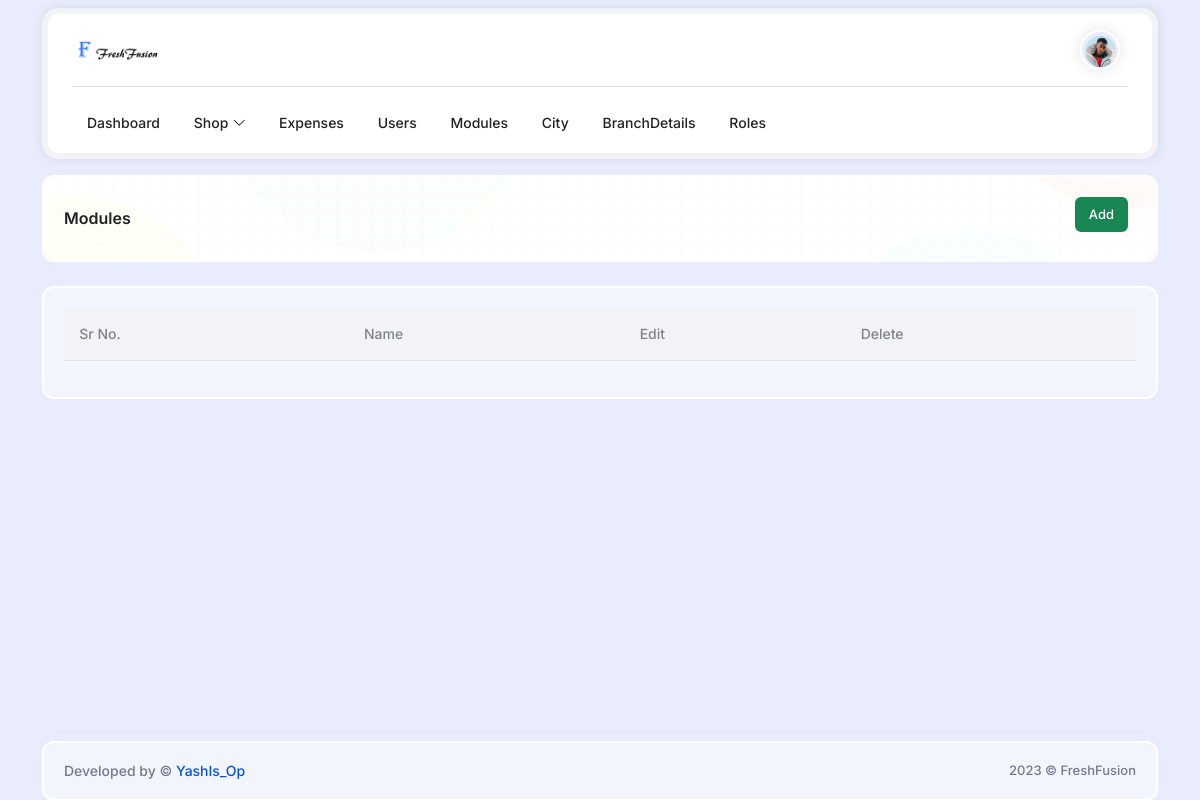
/pages/modules/index.php, run on an earlier commit of the app's database.
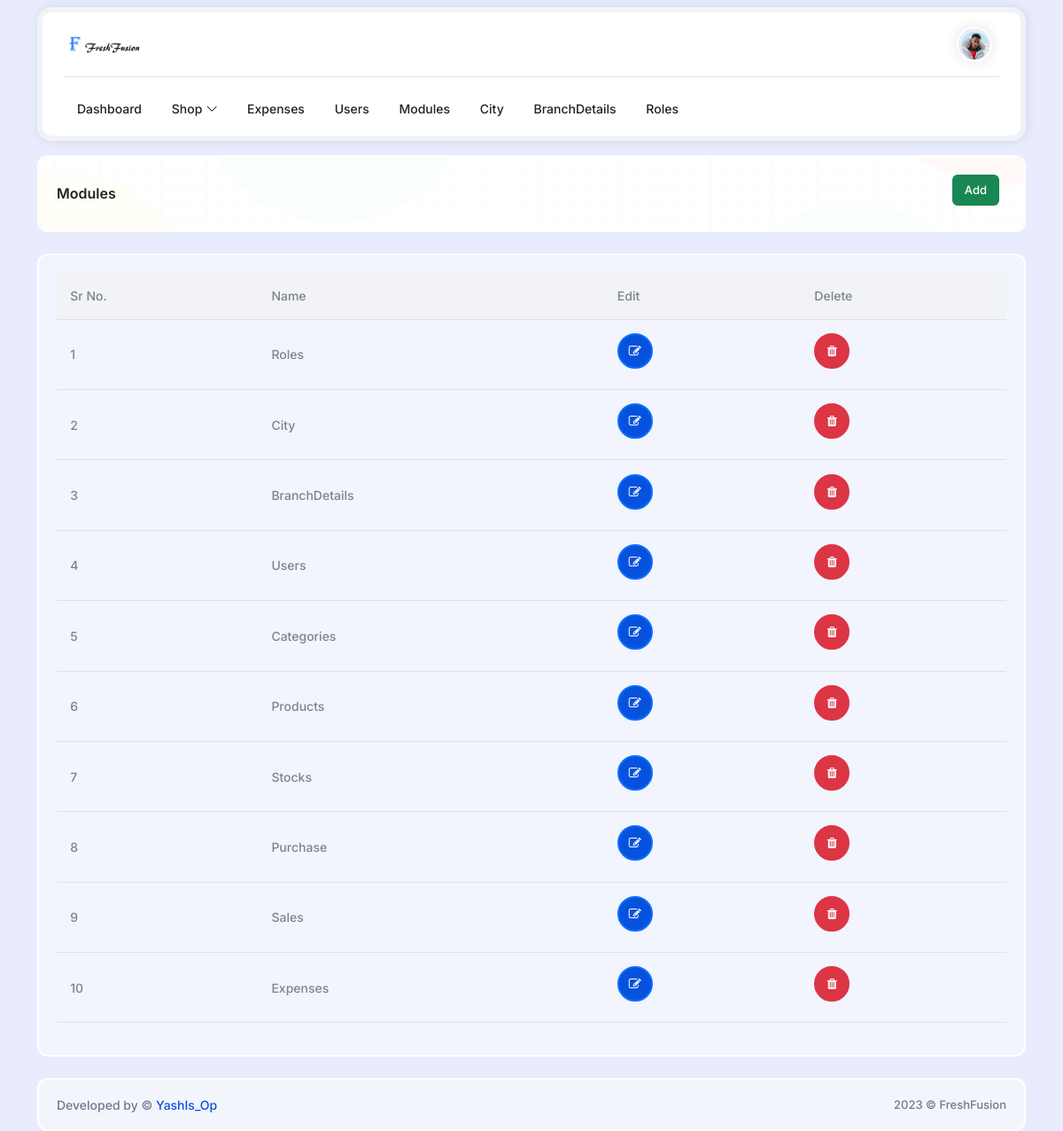
And on a later commit of the database.
### tables this page shows
CREATE TABLE
    `Modules` (
        `Id` INT NOT NULL PRIMARY KEY AUTO_INCREMENT,
        `Name` VARCHAR(255) NOT NULL
    );

### includes/init.php (called while the page is built, shortened)
<?php
$connection = new PDO("mysql:host=localhost;port=3306;dbname=FreshFusion", "root", "");
function urlOf($path)
{
    return BASE_URL . '/' . $path;
}
function select($query, $params = null)
{
    global $connection;
    $statement = $connection->prepare($query);
    $statement->execute($params);
    $rows = $statement->fetchAll(PDO::FETCH_ASSOC);
    return $rows;
}

### pages/modules/index.php (the view, shortened to what this page needs)
<?php
require ('../../includes/init.php');
$modules = select("SELECT * FROM Modules");
$index = 0;
include pathOf('includes/header.php');
include pathOf('includes/navbar.php');
?>
<div class="main-content">
    <div class="content-wraper-area">
        <div class="data-table-area">
            <div class="container">
                <div class="row g-4">
                    <div class="col-12">
                        <div class="card">
                            <div class="card-body card-breadcrumb">
                                <div class="page-title-box d-flex align-items-center justify-content-between">
                                    <h4 class="mb-0">Modules</h4>
                                    <div class="page-title-right">
                                        <ol class="breadcrumb m-0">
                                            <li class="breadcrumb-item active"> <a href="./add"
                                                    class="btn btn-success mb-2 me-2">Add</a> </li>
                                        </ol>
                                    </div>
                                </div>
                            </div>
                        </div>
                    </div>
                    <div class="col-12">
                        <div class="card">
                            <div class="card-body">
                                <table id="selection-datatable" class="table dt-responsive nowrap w-100">
                                    <thead>
                                        <tr>
                                            <th>Sr No.</th>
                                            <th>Name</th>
                                            <th>Edit</th>
                                            <th>Delete</th>
                                        </tr>
                                    </thead>
                                    <tbody>
                                        <?php foreach ($modules as $module): ?>
                                            <tr>
                                                <td><?= $index += 1 ?></td>
                                                <td><?= $module['Name'] ?></td>
                                                <form action="./update" method="post">
                                                    <td>
                                                        <button type="submit" class="btn btn-primary btn-circle mb-2">
                                                            <i class="fa fa-edit"></i>
                                                        </button>
                                                    </td>
                                                </form>
                                                <td>
                                                    <button type="button" class="btn btn-danger btn-circle mb-2"
                                                        onclick="deleteModule(<?= $module['Id'] ?>)">
                                                        <i class="fa fa-trash"></i>
                                                    </button>
                                                </td>
                                            </tr>
                                        <?php endforeach; ?>
                                    </tbody>
                                </table>
                            </div>
                        </div>
                    </div>
                </div>
            </div>
        </div>
    </div>
    <?php
    include pathOf('includes/footer.php');
    include pathOf('includes/pageEnd.php');
    ?>

### includes/header.php (shortened to what this page needs)
<!doctype html>
<html lang="en">
<head>
    <link rel="stylesheet" href="<?= urlOf('assets/css/bootstrap.min.css'); ?>">
    <link rel="stylesheet" href="<?= urlOf('assets/css/classynav.css'); ?>">
    <link rel="stylesheet" href="<?= urlOf('assets/css/animate.css'); ?>">
    <link rel="stylesheet" href="<?= urlOf('assets/css/introjs.min.css'); ?>">
    <link rel="stylesheet" href="<?= urlOf('assets/css/dataTables.bootstrap5.min.css') ?>">
    <link rel="stylesheet" href="<?= urlOf('assets/css/buttons.bootstrap5.min.css') ?>">
    <link rel="stylesheet" href="<?= urlOf('assets/css/select.dataTables.min.css') ?>">
    <link rel="stylesheet" href="<?= urlOf('assets/css/select2.min.css') ?>">
    <link rel="stylesheet" href="<?= urlOf('assets/css/bootstrap-datepicker.min.css') ?>">
    <link rel="stylesheet" href="<?= urlOf('assets/css/spectrum.min.css') ?>">
    <link rel="stylesheet" href="<?= urlOf('assets/css/jquery.bootstrap-touchspin.css') ?>">
    <link rel="stylesheet" href="<?= urlOf('assets/style.css') ?>">
</head>
<body>

### includes/navbar.php (shortened to what this page needs)
<div class="flapt-page-wrapper">
    <div class="container">
        <header class="top-header-area top-menu-header">
            <div class="d-flex align-items-center justify-content-between">
                <div class="left-side-content-area d-flex align-items-center">
                    <div class="top-logo">
                        <a href="<?= urlOf('index.php') ?>"><img src="<?= urlOf('assets/img/core-img/logo1.jpg') ?>"
                                alt="Top Logo"></a>
                    </div>
                </div>
                <div class="right-side-navbar d-flex align-items-center justify-content-end">
                    <ul class="right-side-content d-flex align-items-center">
                        <li class="nav-item dropdown">
                            <button type="button" class="btn dropdown-toggle" data-bs-toggle="dropdown"
                                aria-haspopup="true" aria-expanded="false"><img
                                    src="<?= urlOf('assets/img/bg-img/person_1.jpg') ?>" alt=""></button>
                        </li>
                    </ul>
                </div>
            </div>
            <div class="border-top my-3"></div>
            <div class="classy-nav-container breakpoint-off">
                <nav class="classy-navbar justify-content-between" id="classyNav">
                    <div class="classy-menu">
                        <div class="classynav">
                            <ul>
                                <li><a href="<?= urlOf('index.php') ?>">Dashboard</a></li>
                                <li><a href="#">Shop</a>
                                </li>
                                <li><a href="<?= urlOf('pages/expenses') ?>">Expenses</a></li>
                                <li><a href="<?= urlOf('pages/user') ?>">Users</a></li>
                                <li><a href="<?= urlOf('pages/modules') ?>">Modules</a></li>
                                <li><a href="<?= urlOf('pages/city') ?>">City</a></li>
                                <li><a href="<?= urlOf('pages/branchdetails') ?>">BranchDetails</a></li>
                                <li><a href="<?= urlOf('pages/role') ?>">Roles</a></li>
                            </ul>
                        </div>
                    </div>
                </nav>
            </div>
        </header>
    </div>

### includes/footer.php (shortened to what this page needs)
<div class="container">
    <div class="row">
        <div class="col-12">
            <footer class="footer-area d-sm-flex justify-content-center align-items-center justify-content-between">
                <div class="copywrite-text">
                    <p class="font-13">Developed by &copy; <a href="#">YashIs_Op</a></p>
                </div>
                <div class="fotter-icon text-center">
                    <p class="mb-0 font-13">2023 &copy; FreshFusion</p>
                </div>
            </footer>
        </div>
    </div>
</div>
</div>
</div>

### includes/pageEnd.php
</body>
</html>

### assets/css/classynav.css (style rules this page uses)
.classy-nav-container { position: relative; z-index: auto; background-color: #fff }
.classy-nav-container * { margin: 0; padding: 0; box-sizing: border-box }
.classy-nav-container a { -webkit-transition-duration: .5s; transition-duration: .5s; text-decoration: none; outline: 0; font-size: 14px; color: #232323; display: inline-block }
.justify-content-between { -webkit-box-pack: justify; -ms-flex-pack: justify; justify-content: space-between }
.justify-content-center { -webkit-box-pack: center; -ms-flex-pack: center; justify-content: center }
.classy-navbar { width: 100%; height: 80px; display: -webkit-box; display: -ms-flexbox; display: flex; -webkit-box-align: center; -ms-flex-align: center; -ms-grid-row-align: center; align-items: center }
.classynav ul li { display: inline-block; clear: both; position: inherit; z-index: 10 }
.classynav ul li.cn-dropdown-item, .classynav ul li.cn-dropdown-item ul li { position: relative; z-index: 10 }
.classynav ul li a { padding: 0 15px; display: block; height: 40px; font-size: 14px; line-height: 39px }
.classynav ul li.has-down>a:after, .classynav ul li.megamenu-item>a:after { font-family: classyfonts; content: "\e900"; font-size: 12px; color: #000; padding-left: 5px; -webkit-transition-duration: .5s; transition-duration: .5s }
.breakpoint-off .classynav { display: -webkit-box; display: -ms-flexbox; display: flex; -webkit-box-align: center; -ms-flex-align: center; -ms-grid-row-align: center; align-items: center }

What changed in the data, as far as the page shows it:
added modules: index "1", Name "Roles"
added modules: index "2", Name "City"
added modules: index "3", Name "BranchDetails"
added modules: index "4", Name "Users"
added modules: index "5", Name "Categories"
added modules: index "6", Name "Products"
added modules: index "7", Name "Stocks"
added modules: index "8", Name "Purchase"
added modules: index "9", Name "Sales"
added modules: index "10", Name "Expenses"
